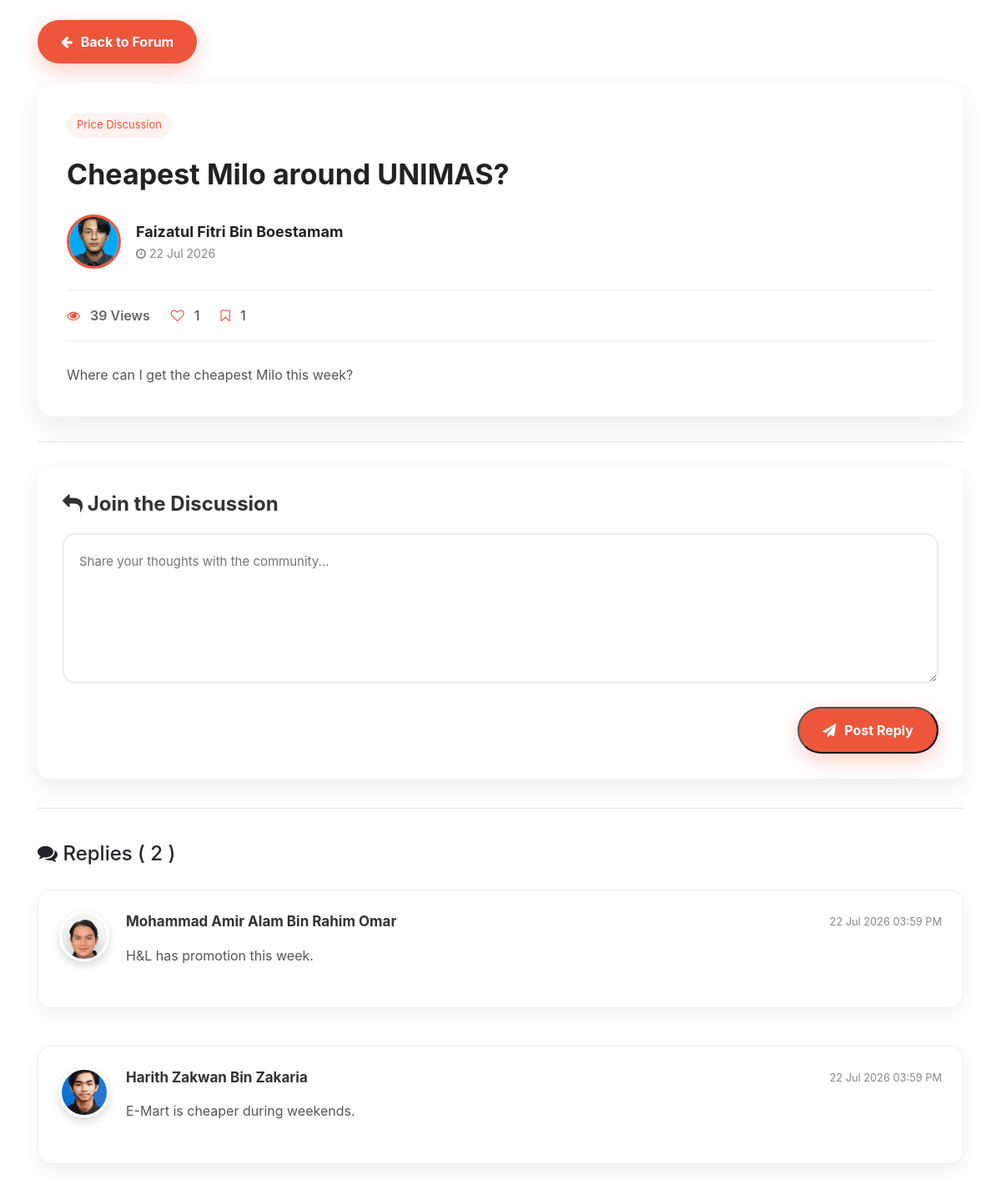
The page /src/student/viewTopic.php?id=1 (signed in) on the database its author committed.
### tables this page shows
CREATE TABLE `forumtopic` (
  `topicID` int(11) NOT NULL,
  `studentID` int(11) NOT NULL,
  `categoryID` int(11) NOT NULL,
  `topicTitle` varchar(200) NOT NULL,
  `topicContent` text NOT NULL,
  `views` int(11) DEFAULT 0,
  `isPinned` tinyint(1) DEFAULT 0,
  `isLocked` tinyint(1) DEFAULT 0,
  `status` enum('Active','Hidden') DEFAULT 'Active',
  `created_at` timestamp NOT NULL DEFAULT current_timestamp(),
  `updated_at` timestamp NOT NULL DEFAULT current_timestamp() ON UPDATE current_timestamp()
);

CREATE TABLE `forumcategory` (
  `categoryID` int(11) NOT NULL,
  `categoryName` varchar(100) NOT NULL,
  `categoryDescription` varchar(255) DEFAULT NULL,
  `created_at` timestamp NOT NULL DEFAULT current_timestamp()
);

CREATE TABLE `student` (
  `studentID` int(11) NOT NULL,
  `fullName` varchar(255) NOT NULL,
  `username` varchar(255) NOT NULL,
  `email` varchar(255) NOT NULL,
  `password` varchar(255) NOT NULL,
  `studentIMG` varchar(255) NOT NULL,
  `logStatus` varchar(255) NOT NULL,
  `created_at` timestamp NOT NULL DEFAULT current_timestamp()
);

CREATE TABLE `forumreply` (
  `replyID` int(11) NOT NULL,
  `topicID` int(11) NOT NULL,
  `studentID` int(11) NOT NULL,
  `replyContent` text NOT NULL,
  `created_at` timestamp NOT NULL DEFAULT current_timestamp()
);

### src/includes/forum/forumTopicHeader.php (the view, shortened to what this page needs)
<div class="topic-header-card">
    <div class="topic-header-top">
        <span class="category-badge">
            <?php echo htmlspecialchars($topic['categoryName']); ?>
        </span>
    </div>
    <h1 class="topic-header-title">
        <?php echo htmlspecialchars($topic['topicTitle']); ?>
    </h1>
    <div class="topic-header-author">
        <img
        src="<?php echo !empty($topic['studentIMG']) ? $topic['studentIMG'] : '../../assets/images/profile/default.png'; ?>"
        class="topic-avatar">
        <div>
            <strong>
                <?php echo htmlspecialchars($topic['fullName']); ?>
            </strong>
            <br>
            <small>
                <i class="fa fa-clock-o"></i>
                <?php echo date("d M Y",strtotime($topic['created_at'])); ?>
            </small>
        </div>
    </div>
    <div class="topic-header-meta">
        <span>
            <i class="fa fa-eye"></i>
            <?php echo $topic['views']; ?>
            Views
        </span>
        <span>
            <a href="#"
            class="like-btn"
            data-id="<?php echo $topic['topicID']; ?>">
                <i class="fa fa-heart-o"></i>
            </a>
            <span class="like-count">
                <?php echo $topic['totalLikes']; ?>
            </span>
        </span>
        <span>
            <a href="#" class="bookmark-btn" data-id="<?php echo $topic['topicID']; ?>">
                <i class="fa fa-bookmark-o"></i>
            </a>
            <span class="bookmark-count">
                <?php echo $topic['totalBookmarks']; ?>
            </span>
        </span>
    </div>
    <div class="topic-description">
        <?php echo nl2br(htmlspecialchars($topic['topicContent'])); ?>
    </div>
</div>

### src/includes/forum/replyCard.php (shortened to what this page needs)
<div class="reply-list">
<h4>
<i class="fa fa-comments"></i>
Replies
(
<?php echo mysqli_num_rows($replyQuery); ?>
)
</h4>
<?php
if(mysqli_num_rows($replyQuery)==0){
?>
<div class="no-reply">
<i class="fa fa-comment-o fa-3x"></i>
<p>
No replies yet.
<br>
Be the first to start the discussion!
</p>
</div>
<?php
}else{
while($reply=mysqli_fetch_assoc($replyQuery)){
?>
<div class="reply-card">
    <div class="reply-user">
        <img
        src="<?php echo $reply['studentIMG']; ?>"
        class="rounded-circle"
        width="55"
        height="55"
        >
    </div>
    <div class="reply-body">
        <div class="reply-top">
            <strong>
                <?php
                echo htmlspecialchars($reply['fullName']);
                ?>
            </strong>
            <small>
                <?php
                echo date(
                    "d M Y h:i A",
                    strtotime($reply['created_at'])
                );
                ?>
            </small>
        </div>
        <div class="reply-content">
            <?php
            echo nl2br(
                htmlspecialchars($reply['replyContent'])
            );
            ?>
        </div>
    </div>
</div>
<?php
}
}
?>
</div>

### assets/css/forum.css (style rules this page uses)
.topic-avatar { width:55px; height:55px; border-radius:50%; object-fit:cover; }
.category-badge { background:#fff3ef; color:#ED563B; padding:5px 12px; border-radius:20px; font-size:13px; margin-right:10px; }
.like-btn i { transition:.3s; }
.bookmark-btn i { transition:.3s; }
.reply-list { margin-top:40px; display:flex; flex-direction:column; gap:20px; }
.reply-card { display:flex; gap:20px; background:#fff; padding:25px; border-radius:18px; box-shadow:0 8px 25px rgba(0,0,0,.06); transition:.3s; }
.reply-user { flex-shrink:0; }
.reply-user img { width:60px; height:60px; border-radius:50%; object-fit:cover; border:3px solid #ED563B; }
.reply-body { flex:1; }
.reply-top { display:flex; justify-content:space-between; align-items:center; margin-bottom:12px; }
.reply-top strong { color:#333; font-size:17px; }
.reply-top small { color:#888; }
.reply-content { line-height:1.9; color:#555; margin-bottom:18px; }
.topic-card, .reply-card, .forum-box, .reply-form-card { border-radius:14px; }
.reply-card { display:flex; gap:20px; padding:25px; background:#fff; border:1px solid #efefef; border-radius:16px; margin-bottom:25px; transition:.25s; }
.reply-user img { width:60px; height:60px; border-radius:50%; border:3px solid #fff; box-shadow: 0 5px 12px rgba(0,0,0,.15); }
.topic-header-card { background:#fff; border-radius:20px; padding:35px; margin-bottom:30px; box-shadow:0 12px 35px rgba(0,0,0,.08); }
.topic-header-top { display:flex; align-items:center; gap:12px; margin-bottom:20px; flex-wrap:wrap; }
.topic-header-title { font-size:34px; font-weight:700; color:#222; line-height:1.4; margin-bottom:25px; }
.topic-header-author { display:flex; align-items:center; gap:18px; margin-bottom:25px; }
.topic-avatar { width:65px; height:65px; border-radius:50%; object-fit:cover; border:3px solid #ED563B; }
.topic-header-author strong { font-size:18px; color:#222; }
.topic-header-author small { color:#888; font-size:14px; }
.topic-header-meta { display:flex; gap:25px; padding:18px 0; border-top:1px solid #eee; border-bottom:1px solid #eee; margin-bottom:25px; }
.topic-header-meta span { color:#666; font-weight:600; }
.topic-header-meta i { color:#ED563B; margin-right:8px; }
.topic-description { font-size:16px; line-height:1.9; color:#555; }

### rows shown on the page
forumtopic: categoryID.categoryName "Price Discussion", topicTitle "Cheapest Milo around UNIMAS?", studentID.studentIMG (picture), studentID.fullName "Faizatul Fitri Bin Boestamam", created_at "22 Jul 2026", views "39", topicContent "Where can I get the cheapest Milo this week?"
forumreply: studentID.studentIMG (picture), studentID.fullName "Mohammad Amir Alam Bin Rahim Omar", created_at "22 Jul 2026 03:59 PM", replyContent "H&L has promotion this week."
forumreply: studentID.studentIMG (picture), studentID.fullName "Harith Zakwan Bin Zakaria", created_at "22 Jul 2026 03:59 PM", replyContent "E-Mart is cheaper during weekends."

### other values the page prints
$topic['totalLikes'] "1"
$topic['totalBookmarks'] "1"
mysqli_num_rows($replyQuery) "2"
